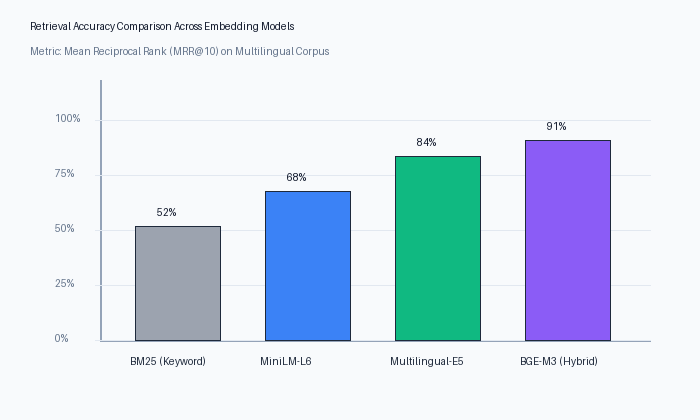
#> input picture sample-data/sample_chart.png, 700 x 420 px
$ python test_opencv.py
#> lines starting #> are read from the running program, lines starting #| are printed output that depends on the picture; after the words box and inside, x2 and y2 are one past the last pixel; in counts of white or black regions, pixels touching at a corner belong together
"""
=============================================================================
RAG Technology Testing Lab — Technology 08: OpenCV (Image Preprocessing)
=============================================================================

1. TECHNOLOGY OVERVIEW:
   OpenCV (Open Source Computer Vision) is the industry-standard computer vision
   library. In a multimodal RAG system handling scanned PDFs and diagrams, OpenCV:
   - Cleans scanned images (deskewing, noise reduction, shadow removal).
   - Binarizes document scans using Otsu and adaptive thresholding to maximize OCR accuracy.
   - Detects contours and bounding boxes for tables, figures, charts, and text blocks.
   - Crops visual components for specialized vision models (like Qwen2.5-VL).

2. INSTALLATION:
   pip install opencv-python-headless pillow numpy

3. EXECUTION INSTRUCTIONS:
   .\\.venv\\Scripts\\python 04-ocr-image/test_opencv.py
   Or:
   py 04-ocr-image/test_opencv.py

=============================================================================
"""

from __future__ import annotations

import sys
from pathlib import Path
import cv2
import numpy as np

# Windows console UTF-8 fix
if sys.platform == "win32":
    try:
        if hasattr(sys.stdout, "reconfigure"):
            sys.stdout.reconfigure(encoding="utf-8", errors="replace")
        if hasattr(sys.stderr, "reconfigure"):
            sys.stderr.reconfigure(encoding="utf-8", errors="replace")
    except Exception:
        pass


def run_test() -> bool:
    print("=" * 70)
    print("🧪 Running 04-ocr-image: OpenCV Preprocessing Test")
    print("=" * 70)
    print(f"• OpenCV Version: {cv2.__version__}")

    root_dir = Path(__file__).resolve().parent.parent
    sample_chart = root_dir / "sample-data" / "sample_chart.png"
    sample_en = root_dir / "sample-data" / "sample_en.png"
    output_dir = Path(__file__).resolve().parent / "output"
    output_dir.mkdir(parents=True, exist_ok=True)

    if not sample_chart.exists() or not sample_en.exists():
        print("❌ Error: Sample images not found in sample-data/.")
        print("Please run: python sample-data/generate_sample_images.py")
        return False

    all_passed = True

    # Step 1: Load Image & Inspect Matrix Properties
    print("\n[Step 1/5] Loading sample image and checking matrix dimensions...")
    img = cv2.imread(str(sample_chart))
#> img is the input picture: shape (420, 700, 3); mean B, G, R 239.5, 226.4, 215.1
    if img is None:
        print("  ✗ Failed to load image via cv2.imread.")
        return False

    h, w, channels = img.shape
#> h = 420; w = 700; channels = 3
    print(f"  ✓ Image loaded: {w}x{h} px, Channels: {channels}, Dtype: {img.dtype}")
#|   ✓ Image loaded: 700x420 px, Channels: 3, Dtype: uint8

    # Step 2: Grayscale Conversion
    print("\n[Step 2/5] Converting RGB to Grayscale...")
    gray = cv2.cvtColor(img, cv2.COLOR_BGR2GRAY)
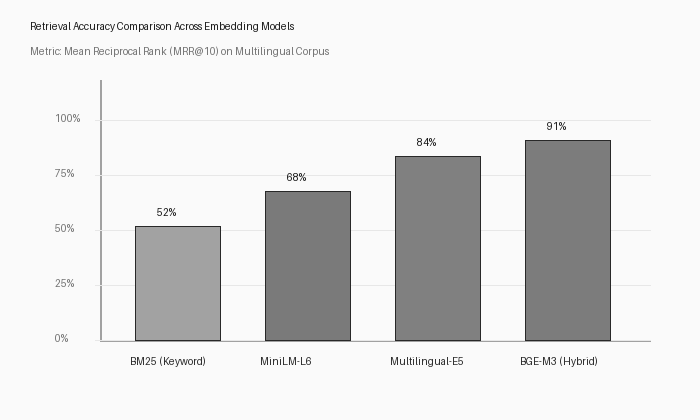
#> gray: shape (420, 700); min 24, max 250, mean 224.8
    gray_path = output_dir / "01_grayscale.png"
    cv2.imwrite(str(gray_path), gray)
    print(f"  ✓ Saved Grayscale output: {gray_path.name}")

    # Step 3: Gaussian Denoising & Otsu Binarization (Thresholding)
    print("\n[Step 3/5] Applying Gaussian blur and Otsu automatic thresholding...")
    blurred = cv2.GaussianBlur(gray, (5, 5), 0)
    # Otsu thresholding finds optimal threshold between foreground and background
    _, thresh = cv2.threshold(blurred, 0, 255, cv2.THRESH_BINARY_INV + cv2.THRESH_OTSU)
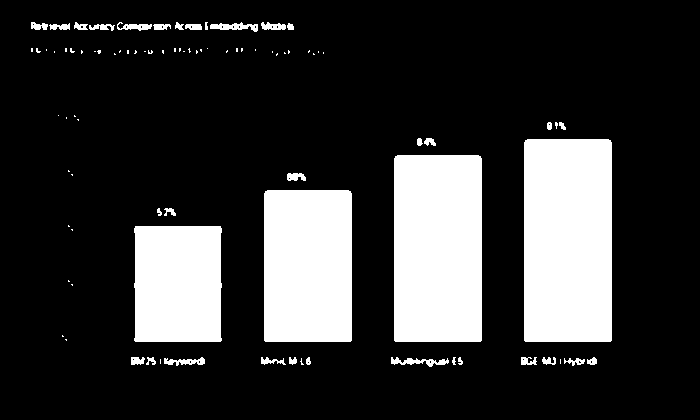
#> thresh: shape (420, 700); 20.6% white; 87 white regions (51 under 20 px), largest, box (x1, y1, x2, y2) and area: (524, 139, 612, 342) 17852, (394, 155, 482, 342) 16444, (264, 190, 352, 342) 13364
    thresh_path = output_dir / "02_otsu_threshold.png"
    cv2.imwrite(str(thresh_path), thresh)
    print(f"  ✓ Saved Threshold binarization: {thresh_path.name}")

    # Step 4: Morphological Operations (Dilation for text/block grouping)
    print("\n[Step 4/5] Morphological dilation to group text and chart blocks...")
    kernel = cv2.getStructuringElement(cv2.MORPH_RECT, (7, 7))
    dilated = cv2.dilate(thresh, kernel, iterations=2)
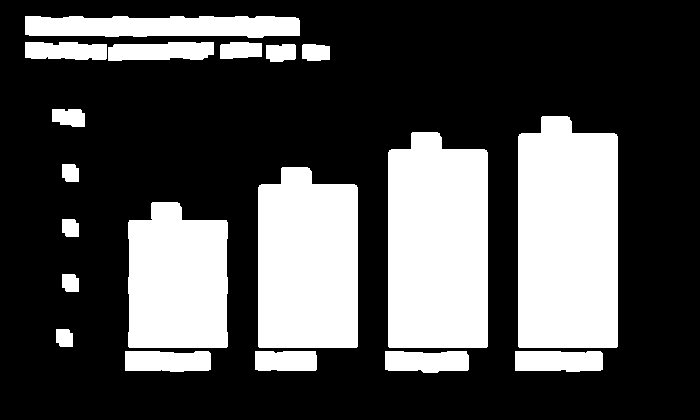
#> dilated: shape (420, 700); 30.7% white; 19 white regions
    dilated_path = output_dir / "03_dilated_blocks.png"
    cv2.imwrite(str(dilated_path), dilated)
    print(f"  ✓ Saved Dilated regions: {dilated_path.name}")

    # Step 5: Contour Detection & Bounding Box Extraction
    print("\n[Step 5/5] Extracting document structure contours and bounding boxes...")
    contours, _ = cv2.findContours(dilated, cv2.RETR_EXTERNAL, cv2.CHAIN_APPROX_SIMPLE)
#> contours = 19 contours; largest, box (x1, y1, x2, y2) and area: (518, 116, 618, 348) 21678, (388, 132, 488, 348) 20094, (258, 167, 358, 348) 16631, (128, 202, 228, 348) 12946, (25, 16, 300, 38) 4987
    annotated = img.copy()

    detected_boxes = []
    min_area = 500  # Filter out minor noise dots
    for cnt in contours:
        area = cv2.contourArea(cnt)
        if area > min_area:
            x, y, bw, bh = cv2.boundingRect(cnt)
            detected_boxes.append({"x": x, "y": y, "w": bw, "h": bh, "area": int(area)})
            # Draw green bounding box around detected element
            cv2.rectangle(annotated, (x, y), (x + bw, y + bh), (0, 200, 0), 2)
            cv2.putText(
                annotated,
                f"{bw}x{bh}",
                (x, max(15, y - 5)),
                cv2.FONT_HERSHEY_SIMPLEX,
                0.45,
                (0, 150, 0),
                1,
            )
#> this loop made 19 passes
#> (area, x, y, bw, bh) on passes 1, 2, 3, 4, 8, 9, 11, 12, 16, 17, 18, 19: (1631, 515, 351, 88, 21), (1536, 385, 351, 84, 22), (1135.5, 255, 351, 62, 20), (1569.5, 125, 351, 86, 21), (12946.5, 128, 202, 100, 146), (16631, 258, 167, 100, 181), (20094, 388, 132, 100, 216), (21678, 518, 116, 100, 232), (581.5, 220, 42, 42, 17), (1588, 108, 42, 106, 19), (1216.5, 25, 42, 82, 18), (4987, 25, 16, 275, 22)
#> area on passes 5, 6, 7, 10, 13, 14: 248, 248, 248, 248, 463.5, 395.5
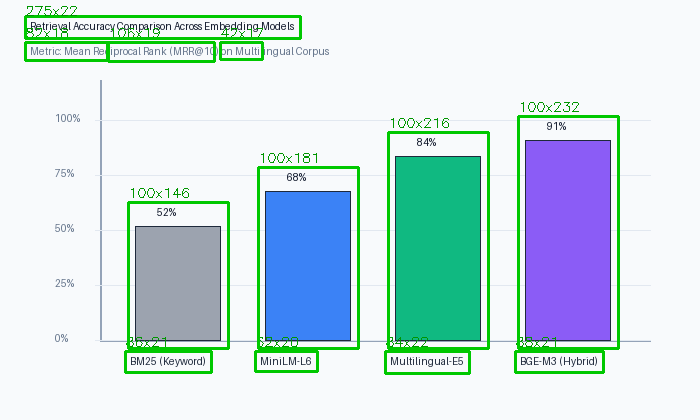
#> annotated: shape (420, 700, 3); 4.82% of pixels changed, all inside (x1, y1, x2, y2) = (24, 6, 620, 375)
#> after the loop, detected_boxes = 12 items

    annotated_path = output_dir / "04_detected_contours.png"
    cv2.imwrite(str(annotated_path), annotated)
    print(f"  ✓ Detected {len(detected_boxes)} high-confidence regions/blocks.")
#|   ✓ Detected 12 high-confidence regions/blocks.
    print(f"  ✓ Saved Annotated image: {annotated_path.name}")

    if len(detected_boxes) == 0:
        print("  ✗ Expected at least 1 region detected.")
        all_passed = False

    print("\n" + "=" * 70)
    if all_passed:
        print("🎉 SUCCESS: OpenCV technology test passed all evaluations!")
    else:
        print("❌ FAILURE: OpenCV test encountered issues.")
    print("=" * 70)
    return all_passed


if __name__ == "__main__":
    success = run_test()
    sys.exit(0 if success else 1)
#> (the program exits here)
